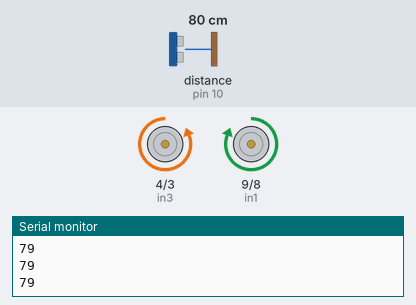
Simulated run of this sketch. Board: Arduino Uno, built with avr-gcc and run on an emulated ATmega328P. Shown: motor-driver pin pairs drawn as motors (green arrow = first pin HIGH = forward, orange = second pin HIGH = backward, longer = more drive), the last lines printed to the serial monitor. Wiring (inferred from the names in the program): ultrasonic range finder: trigger pin 11; echo pin 10. Inputs (shaded band) come from the test bench; at power-on: distance to the obstacle (sensor on pin 10) 80 cm. The echo pulse lasts 58.3 µs per cm.

Above: at 1.2 s.
1.3 s: distance to the obstacle (sensor on pin 10) set to 34 cm
2.8 s: distance to the obstacle (sensor on pin 10) set to 28 cm
At 4.1 s:
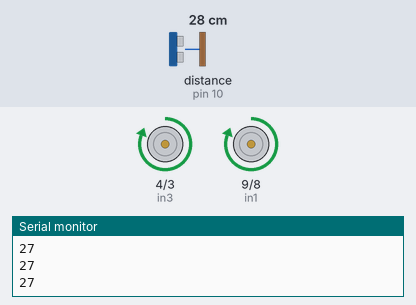
4.4 s: distance to the obstacle (sensor on pin 10) set to 35 cm
At 5.6 s:
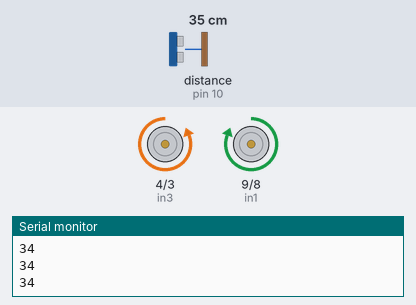
5.9 s: distance to the obstacle (sensor on pin 10) set to 2 cm
At 6.6 s:
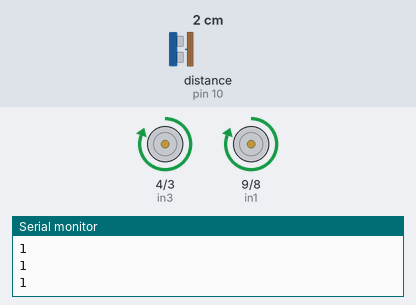
Timing chart, 0 to 8.4 s (numbered marks = the images above; inputs shaded):
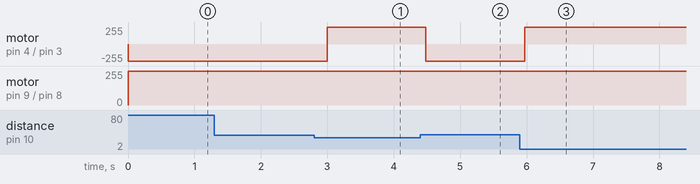

Measured:
- the behaviour switches between 32 and 31 cm on distance to the obstacle (sensor on pin 10) (found by bisection; images 0 and 1)
- after the input at 2.8 s, motor on pin 4 (in3) / pin 3 (in4): backward 255/255 → forward 255/255 after 0.20 s
- after the input at 4.4 s, motor on pin 4 (in3) / pin 3 (in4): forward 255/255 → backward 255/255 after 0.09 s
- after the input at 5.9 s, motor on pin 4 (in3) / pin 3 (in4): backward 255/255 → forward 255/255 after 0.07 s

The sketch:

distance.ino
```cpp
const int trigPin = 11;
const int echoPin = 10;
const int in1 = 9;
const int in2 = 8;
const int in3 = 4;
const int in4 = 3;


void setup()
{
  pinMode(trigPin, OUTPUT);
  pinMode(echoPin, INPUT);
  pinMode (in1, OUTPUT);
  pinMode (in2, OUTPUT);
  pinMode (in3, OUTPUT);
  pinMode (in4, OUTPUT);
}
long duration, distance;

void loop()
{
   Serial.begin(9600);
  digitalWrite(trigPin, LOW);
  delayMicroseconds(2);
  digitalWrite(trigPin, HIGH);
  delayMicroseconds(10);
  digitalWrite(trigPin, LOW);
  duration = pulseIn(echoPin, HIGH);
 // Serial.print(duration);

  distance = duration/58.2;
  Serial.println(distance);
  if(distance>30)
    {
      digitalWrite(in1, HIGH);
      digitalWrite(in2, LOW);
      digitalWrite(in3, LOW);
      digitalWrite(in4, HIGH);
      delay(200);
    }

  else
    {
      digitalWrite(in1, HIGH);
      digitalWrite(in2, LOW);
      digitalWrite(in3, HIGH);
      digitalWrite(in4, LOW);
      delay(200);
    }
  delay(10);
}
```
